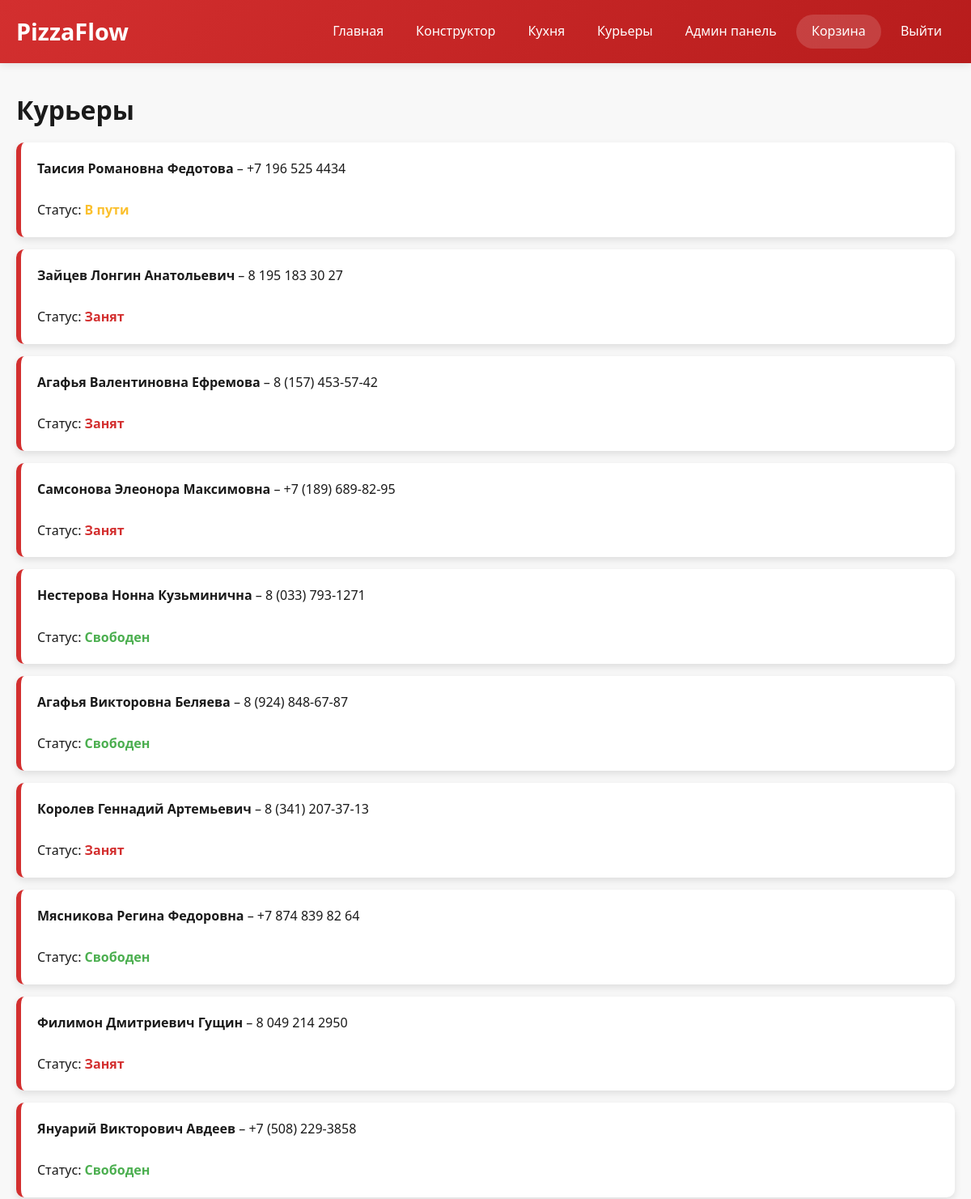
Before: /courier/ (signed in, upper part) with the older database file.
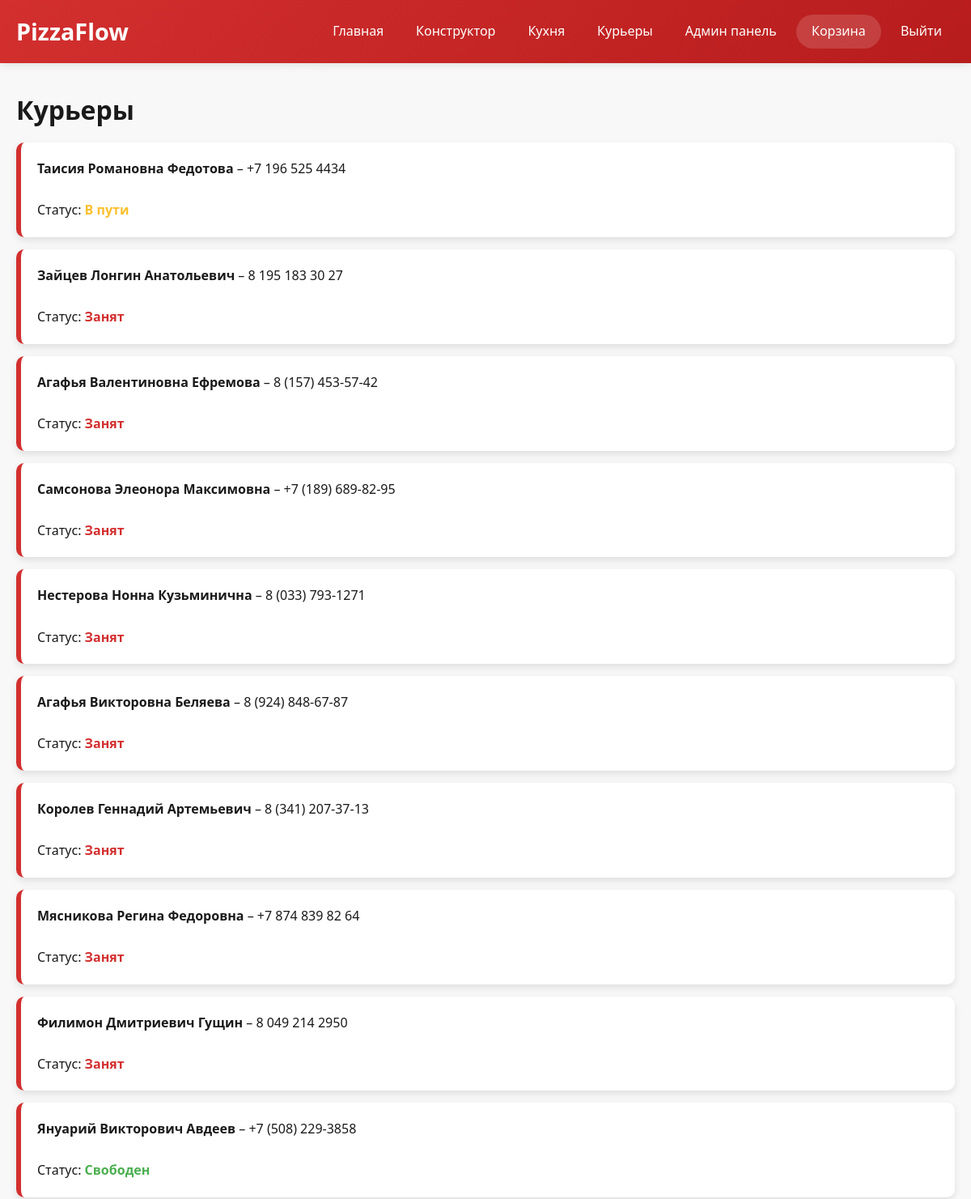
After: the same page with the newer database file.
### pizza/models.py (models this page shows, shortened)
class Courier(models.Model):
    courier_id = models.AutoField(primary_key=True)
    name = models.CharField(max_length=100)
    phone = models.CharField(max_length=20)
    status = models.CharField(max_length=30, default="Свободен")

### pizza/views.py (the view)
# urls.py: path('courier/', views.courier_view, name='courier'),
def courier_view(request):
    if request.session.get('role') != 'admin':
        request.session.flush()
        return redirect('admin_login')
    couriers = Courier.objects.all()
    return render(request, 'courier.html', {'couriers': couriers})

### pizza/context_processors.py (called while the page is built)
def cart_count(request):
    cart = request.session.get('cart', {})
    count = sum(item.get('quantity', 1) for item in cart.values())
    return {'cart_count': count}

### templates/courier.html (shortened to what this page needs)
{% extends 'base.html' %}
{% block content %}
<h1>Курьеры</h1>
{% for courier in couriers %}
    <div class="courier-card">
        <strong>{{ courier.name }}</strong> – {{ courier.phone }}<br><br>
        Статус:
        <span class="{% if courier.status == 'Свободен' %}status-free{% elif courier.status == 'В пути' %}status-onway{% else %}status-absent{% endif %}">
            {{ courier.status }}
        </span>
    </div>
{% endfor %}
{% endblock %}

Changed rows visible on the page:
changed Courier "Нестерова Нонна Кузьминична": status "Свободен" → "Занят"
changed Courier "Агафья Викторовна Беляева": status "Свободен" → "Занят"
changed Courier "Мясникова Регина Федоровна": status "Свободен" → "Занят"
